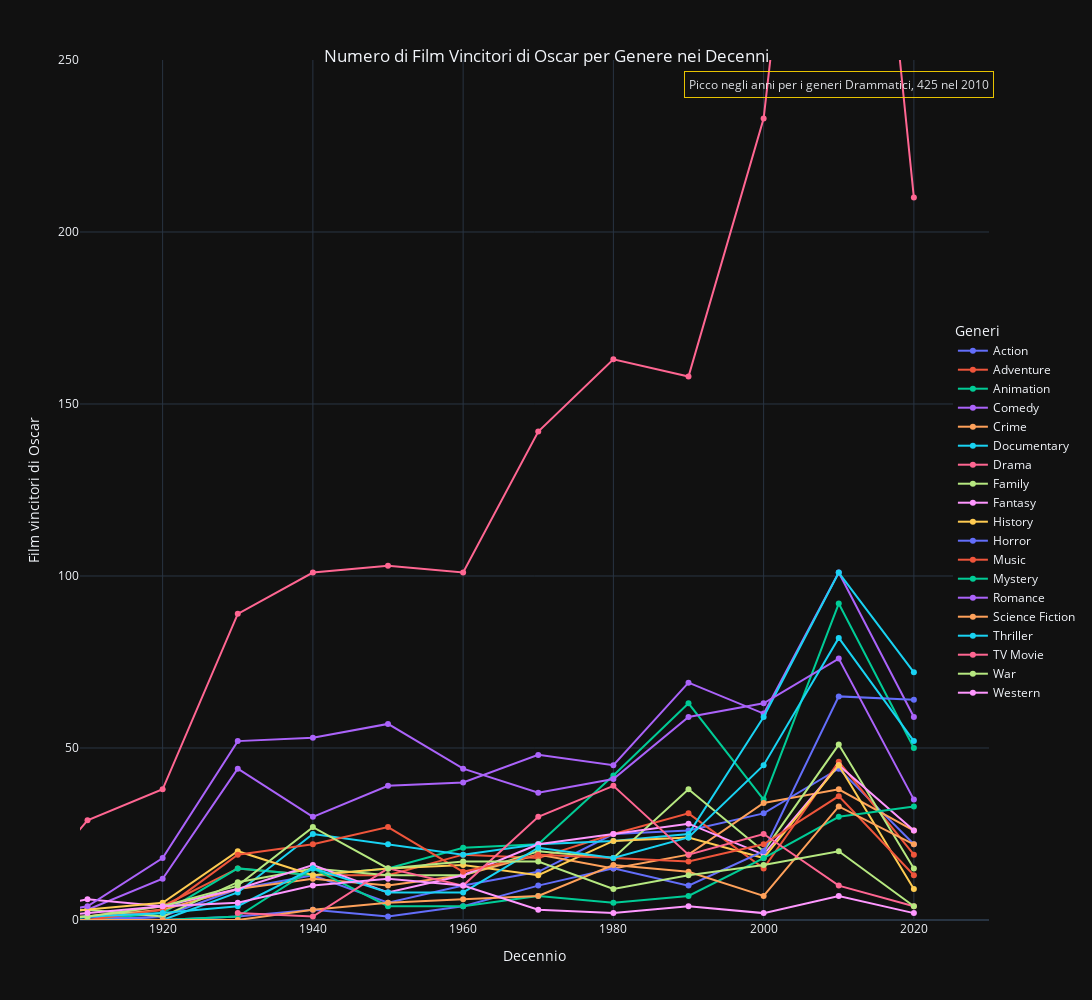

Notebook source saved alongside this figure:
### Code cell
# 2 Oscar vinti per decennio per genere

#crea una cte con solo i film che hanno vinto oscar, per ogni decennio e genere calcola il numero di film e fa join con la prima lista su name. serve la join perche oscar non ha generi 

oscars_by_decade_query = """
WITH oscar_films AS (
    SELECT DISTINCT film as movie_title
    FROM oscar_awards
    WHERE winner = true)
SELECT 
    g.genre,
    FLOOR(m.year / 10) * 10 AS decade,
    COUNT(DISTINCT CASE WHEN o.movie_title IS NOT NULL THEN m.id END) AS genre_oscars,
    COUNT(DISTINCT m.id) AS total_films
FROM movies m
JOIN genres g ON m.id = g.id_movie
LEFT JOIN oscar_films o ON LOWER(m.name) = LOWER(o.movie_title)  --lower anche se non è necessario usato in tutti  
WHERE m.year IS NOT NULL AND m.year > 1900               
GROUP BY g.genre, FLOOR(m.year / 10) * 10
HAVING COUNT(DISTINCT m.id) > 5
"""
oscars_by_decade = run_query(oscars_by_decade_query)

fig = px.line(
    oscars_by_decade,
    x='decade',
    y='genre_oscars',
    color='genre',
    labels={'decade': 'Decennio', 'genre_oscars': 'Film vincitori di Oscar'},
    template='plotly_dark',
    markers=True,
    height=1000,  
    width=1200   
)

fig.update_layout(
       title=dict(
        text='Numero di Film Vincitori di Oscar per Genere nei Decenni',
        y=0.95,
        x=0.5,
        xanchor='center',
        yanchor='top'
    ),
    yaxis=dict(range=[0, oscars_by_decade['genre_oscars'].max()-175]), 
    xaxis=dict(range=[1909, oscars_by_decade['decade'].max()+10]),
    legend=dict(
        title='Generi',
        yanchor='top',
        y=0.7,
        xanchor='right',
        x=1.1
    )    
)

fig.add_annotation(   #aggiunta annotazione per tagliare grafico per un punto solo di un gener/linea sola
    x=2010, 
    y=243,
    text="Picco negli anni per i generi Drammatici, 425 nel 2010",
    showarrow=False,
    bordercolor='#ffd700',
    borderpad=4,
    opacity=0.9
)

fig.show()

### Figure 1 — Plotly figure (JSON) as saved in the notebook; plotly's stock layout.template omitted (floating-point values rounded to 4 significant figures)
{"data": [{"hovertemplate": "genre=Action<br>Decennio=%{x}<br>Film vincitori di Oscar=%{y}<extra></extra>", "legendgroup": "Action", "line": {"color": "#636efa", "dash": "solid"}, "marker": {"symbol": "circle"}, "mode": "lines+markers", "name": "Action", "orientation": "v", "showlegend": true, "type": "scatter", "x": [1900.0, 1910.0, 1920.0, 1930.0, 1940.0, 1950.0, 1960.0, 1970.0, 1980.0, 1990.0, 2000.0, 2010.0, 2020.0], "xaxis": "x", "y": [0, 0, 1, 9, 13, 5, 10, 14, 25, 26, 31, 44, 22], "yaxis": "y"}, {"hovertemplate": "genre=Adventure<br>Decennio=%{x}<br>Film vincitori di Oscar=%{y}<extra></extra>", "legendgroup": "Adventure", "line": {"color": "#EF553B", "dash": "solid"}, "marker": {"symbol": "circle"}, "mode": "lines+markers", "name": "Adventure", "orientation": "v", "showlegend": true, "type": "scatter", "x": [1900.0, 1910.0, 1920.0, 1930.0, 1940.0, 1950.0, 1960.0, 1970.0, 1980.0, 1990.0, 2000.0, 2010.0, 2020.0], "xaxis": "x", "y": [0, 1, 4, 15, 13, 13, 19, 18, 25, 31, 15, 46, 19], "yaxis": "y"}, {"hovertemplate": "genre=Animation<br>Decennio=%{x}<br>Film vincitori di Oscar=%{y}<extra></extra>", "legendgroup": "Animation", "line": {"color": "#00cc96", "dash": "solid"}, "marker": {"symbol": "circle"}, "mode": "lines+markers", "name": "Animation", "orientation": "v", "showlegend": true, "type": "scatter", "x": [1900.0, 1910.0, 1920.0, 1930.0, 1940.0, 1950.0, 1960.0, 1970.0, 1980.0, 1990.0, 2000.0, 2010.0, 2020.0], "xaxis": "x", "y": [0, 0, 2, 15, 13, 15, 21, 22, 42, 63, 35, 92, 50], "yaxis": "y"}, {"hovertemplate": "genre=Comedy<br>Decennio=%{x}<br>Film vincitori di Oscar=%{y}<extra></extra>", "legendgroup": "Comedy", "line": {"color": "#ab63fa", "dash": "solid"}, "marker": {"symbol": "circle"}, "mode": "lines+markers", "name": "Comedy", "orientation": "v", "showlegend": true, "type": "scatter", "x": [1900.0, 1910.0, 1920.0, 1930.0, 1940.0, 1950.0, 1960.0, 1970.0, 1980.0, 1990.0, 2000.0, 2010.0, 2020.0], "xaxis": "x", "y": [2, 3, 12, 44, 30, 39, 40, 48, 45, 69, 60, 101, 59], "yaxis": "y"}, {"hovertemplate": "genre=Crime<br>Decennio=%{x}<br>Film vincitori di Oscar=%{y}<extra></extra>", "legendgroup": "Crime", "line": {"color": "#FFA15A", "dash": "solid"}, "marker": {"symbol": "circle"}, "mode": "lines+markers", "name": "Crime", "orientation": "v", "showlegend": true, "type": "scatter", "x": [1900.0, 1910.0, 1920.0, 1930.0, 1940.0, 1950.0, 1960.0, 1970.0, 1980.0, 1990.0, 2000.0, 2010.0, 2020.0], "xaxis": "x", "y": [1, 1, 3, 9, 12, 10, 13, 19, 15, 19, 34, 38, 26], "yaxis": "y"}, {"hovertemplate": "genre=Documentary<br>Decennio=%{x}<br>Film vincitori di Oscar=%{y}<extra></extra>", "legendgroup": "Documentary", "line": {"color": "#19d3f3", "dash": "solid"}, "marker": {"symbol": "circle"}, "mode": "lines+markers", "name": "Documentary", "orientation": "v", "showlegend": true, "type": "scatter", "x": [1900.0, 1910.0, 1920.0, 1930.0, 1940.0, 1950.0, 1960.0, 1970.0, 1980.0, 1990.0, 2000.0, 2010.0, 2020.0], "xaxis": "x", "y": [2, 0, 0, 8, 25, 22, 19, 22, 23, 25, 59, 101, 72], "yaxis": "y"}, {"hovertemplate": "genre=Drama<br>Decennio=%{x}<br>Film vincitori di Oscar=%{y}<extra></extra>", "legendgroup": "Drama", "line": {"color": "#FF6692", "dash": "solid"}, "marker": {"symbol": "circle"}, "mode": "lines+markers", "name": "Drama", "orientation": "v", "showlegend": true, "type": "scatter", "x": [1900.0, 1910.0, 1920.0, 1930.0, 1940.0, 1950.0, 1960.0, 1970.0, 1980.0, 1990.0, 2000.0, 2010.0, 2020.0], "xaxis": "x", "y": [3, 29, 38, 89, 101, 103, 101, 142, 163, 158, 233, 425, 210], "yaxis": "y"}, {"hovertemplate": "genre=Family<br>Decennio=%{x}<br>Film vincitori di Oscar=%{y}<extra></extra>", "legendgroup": "Family", "line": {"color": "#B6E880", "dash": "solid"}, "marker": {"symbol": "circle"}, "mode": "lines+markers", "name": "Family", "orientation": "v", "showlegend": true, "type": "scatter", "x": [1900.0, 1910.0, 1920.0, 1930.0, 1940.0, 1950.0, 1960.0, 1970.0, 1980.0, 1990.0, 2000.0, 2010.0, 2020.0], "xaxis": "x", "y": [1, 3, 1, 11, 15, 13, 13, 20, 18, 38, 20, 51, 15], "yaxis": "y"}, {"hovertemplate": "genre=Fantasy<br>Decennio=%{x}<br>Film vincitori di Oscar=%{y}<extra></extra>", "legendgroup": "Fantasy", "line": {"color": "#FF97FF", "dash": "solid"}, "marker": {"symbol": "circle"}, "mode": "lines+markers", "name": "Fantasy", "orientation": "v", "showlegend": true, "type": "scatter", "x": [1900.0, 1910.0, 1920.0, 1930.0, 1940.0, 1950.0, 1960.0, 1970.0, 1980.0, 1990.0, 2000.0, 2010.0, 2020.0], "xaxis": "x", "y": [2, 6, 4, 9, 16, 8, 13, 22, 25, 28, 19, 45, 26], "yaxis": "y"}, {"hovertemplate": "genre=History<br>Decennio=%{x}<br>Film vincitori di Oscar=%{y}<extra></extra>", "legendgroup": "History", "line": {"color": "#FECB52", "dash": "solid"}, "marker": {"symbol": "circle"}, "mode": "lines+markers", "name": "History", "orientation": "v", "showlegend": true, "type": "scatter", "x": [1900.0, 1910.0, 1920.0, 1930.0, 1940.0, 1950.0, 1960.0, 1970.0, 1980.0, 1990.0, 2000.0, 2010.0, 2020.0], "xaxis": "x", "y": [1, 3, 5, 20, 13, 15, 16, 13, 23, 24, 18, 45, 9], "yaxis": "y"}, {"hovertemplate": "genre=Horror<br>Decennio=%{x}<br>Film vincitori di Oscar=%{y}<extra></extra>", "legendgroup": "Horror", "line": {"color": "#636efa", "dash": "solid"}, "marker": {"symbol": "circle"}, "mode": "lines+markers", "name": "Horror", "orientation": "v", "showlegend": true, "type": "scatter", "x": [1900.0, 1910.0, 1920.0, 1930.0, 1940.0, 1950.0, 1960.0, 1970.0, 1980.0, 1990.0, 2000.0, 2010.0, 2020.0], "xaxis": "x", "y": [0, 1, 0, 1, 3, 1, 4, 10, 15, 10, 20, 65, 64], "yaxis": "y"}, {"hovertemplate": "genre=Music<br>Decennio=%{x}<br>Film vincitori di Oscar=%{y}<extra></extra>", "legendgroup": "Music", "line": {"color": "#EF553B", "dash": "solid"}, "marker": {"symbol": "circle"}, "mode": "lines+markers", "name": "Music", "orientation": "v", "showlegend": true, "type": "scatter", "x": [1900.0, 1910.0, 1920.0, 1930.0, 1940.0, 1950.0, 1960.0, 1970.0, 1980.0, 1990.0, 2000.0, 2010.0, 2020.0], "xaxis": "x", "y": [0, 0, 3, 19, 22, 27, 14, 19, 18, 17, 22, 36, 13], "yaxis": "y"}, {"hovertemplate": "genre=Mystery<br>Decennio=%{x}<br>Film vincitori di Oscar=%{y}<extra></extra>", "legendgroup": "Mystery", "line": {"color": "#00cc96", "dash": "solid"}, "marker": {"symbol": "circle"}, "mode": "lines+markers", "name": "Mystery", "orientation": "v", "showlegend": true, "type": "scatter", "x": [1910.0, 1920.0, 1930.0, 1940.0, 1950.0, 1960.0, 1970.0, 1980.0, 1990.0, 2000.0, 2010.0, 2020.0], "xaxis": "x", "y": [0, 0, 1, 15, 4, 4, 7, 5, 7, 18, 30, 33], "yaxis": "y"}, {"hovertemplate": "genre=Romance<br>Decennio=%{x}<br>Film vincitori di Oscar=%{y}<extra></extra>", "legendgroup": "Romance", "line": {"color": "#ab63fa", "dash": "solid"}, "marker": {"symbol": "circle"}, "mode": "lines+markers", "name": "Romance", "orientation": "v", "showlegend": true, "type": "scatter", "x": [1900.0, 1910.0, 1920.0, 1930.0, 1940.0, 1950.0, 1960.0, 1970.0, 1980.0, 1990.0, 2000.0, 2010.0, 2020.0], "xaxis": "x", "y": [0, 4, 18, 52, 53, 57, 44, 37, 41, 59, 63, 76, 35], "yaxis": "y"}, {"hovertemplate": "genre=Science Fiction<br>Decennio=%{x}<br>Film vincitori di Oscar=%{y}<extra></extra>", "legendgroup": "Science Fiction", "line": {"color": "#FFA15A", "dash": "solid"}, "marker": {"symbol": "circle"}, "mode": "lines+markers", "name": "Science Fiction", "orientation": "v", "showlegend": true, "type": "scatter", "x": [1900.0, 1910.0, 1920.0, 1930.0, 1940.0, 1950.0, 1960.0, 1970.0, 1980.0, 1990.0, 2000.0, 2010.0, 2020.0], "xaxis": "x", "y": [0, 0, 0, 0, 3, 5, 6, 7, 16, 14, 7, 33, 22], "yaxis": "y"}, {"hovertemplate": "genre=Thriller<br>Decennio=%{x}<br>Film vincitori di Oscar=%{y}<extra></extra>", "legendgroup": "Thriller", "line": {"color": "#19d3f3", "dash": "solid"}, "marker": {"symbol": "circle"}, "mode": "lines+markers", "name": "Thriller", "orientation": "v", "showlegend": true, "type": "scatter", "x": [1900.0, 1910.0, 1920.0, 1930.0, 1940.0, 1950.0, 1960.0, 1970.0, 1980.0, 1990.0, 2000.0, 2010.0, 2020.0], "xaxis": "x", "y": [0, 1, 2, 4, 15, 8, 8, 21, 18, 24, 45, 82, 52], "yaxis": "y"}, {"hovertemplate": "genre=TV Movie<br>Decennio=%{x}<br>Film vincitori di Oscar=%{y}<extra></extra>", "legendgroup": "TV Movie", "line": {"color": "#FF6692", "dash": "solid"}, "marker": {"symbol": "circle"}, "mode": "lines+markers", "name": "TV Movie", "orientation": "v", "showlegend": true, "type": "scatter", "x": [1930.0, 1940.0, 1950.0, 1960.0, 1970.0, 1980.0, 1990.0, 2000.0, 2010.0, 2020.0], "xaxis": "x", "y": [2, 1, 15, 10, 30, 39, 19, 25, 10, 4], "yaxis": "y"}, {"hovertemplate": "genre=War<br>Decennio=%{x}<br>Film vincitori di Oscar=%{y}<extra></extra>", "legendgroup": "War", "line": {"color": "#B6E880", "dash": "solid"}, "marker": {"symbol": "circle"}, "mode": "lines+markers", "name": "War", "orientation": "v", "showlegend": true, "type": "scatter", "x": [1900.0, 1910.0, 1920.0, 1930.0, 1940.0, 1950.0, 1960.0, 1970.0, 1980.0, 1990.0, 2000.0, 2010.0, 2020.0], "xaxis": "x", "y": [0, 1, 4, 10, 27, 15, 17, 17, 9, 13, 16, 20, 4], "yaxis": "y"}, {"hovertemplate": "genre=Western<br>Decennio=%{x}<br>Film vincitori di Oscar=%{y}<extra></extra>", "legendgroup": "Western", "line": {"color": "#FF97FF", "dash": "solid"}, "marker": {"symbol": "circle"}, "mode": "lines+markers", "name": "Western", "orientation": "v", "showlegend": true, "type": "scatter", "x": [1900.0, 1910.0, 1920.0, 1930.0, 1940.0, 1950.0, 1960.0, 1970.0, 1980.0, 1990.0, 2000.0, 2010.0, 2020.0], "xaxis": "x", "y": [0, 2, 4, 5, 10, 12, 10, 3, 2, 4, 2, 7, 2], "yaxis": "y"}], "layout": {"annotations": [{"bordercolor": "#ffd700", "borderpad": 4, "opacity": 0.9, "showarrow": false, "text": "Picco negli anni per i generi Drammatici, 425 nel 2010", "x": 2010, "y": 243}], "height": 1000, "legend": {"title": {"text": "Generi"}, "tracegroupgap": 0, "x": 1.1, "xanchor": "right", "y": 0.7, "yanchor": "top"}, "margin": {"t": 60}, "title": {"text": "Numero di Film Vincitori di Oscar per Genere nei Decenni", "x": 0.5, "xanchor": "center", "y": 0.95, "yanchor": "top"}, "width": 1200, "xaxis": {"anchor": "y", "domain": [0, 1], "range": [1909, 2030], "title": {"text": "Decennio"}}, "yaxis": {"anchor": "x", "domain": [0, 1], "range": [0, 250], "title": {"text": "Film vincitori di Oscar"}}}}
